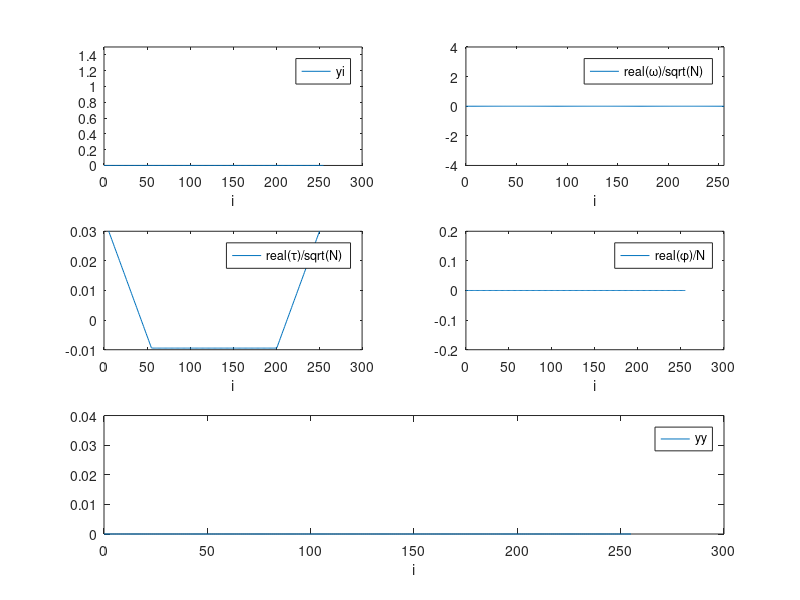

The MATLAB source for this figure:
% W8TRASIS
% Incoherent case, Fourier transformation of a periodic
% structure using as transfer function the sinc function


function W8TRASIS;
% Object: Sum of step functions
i = (0:1:255);

b = 2;
qq = 14;
Lamda = 0.0005;
fn = 10;
yi = 0;
for n=0:qq
    yi = yi + (logical(i-(4*(2*n+1)+2)*b)>=0) - (logical(i-(4*(2*n+1)+4)*b)>=0);    
end;


figure(1);
subplot(3,2,1);
plot(i,yi);
axis([0 300 0 1.5]);
xlabel('i');
legend('yi');

% FT of the Object y is c

Omega = fft(yi);
N = length(Omega);

subplot(3,2,2);
plot(i,real(Omega)/sqrt(N));
axis([0 255 -4 4]);
xlabel('i');
legend('real(\omega)/sqrt(N)');

% Ft of spread function is transfer function Tau
% f#=f/2a=fn

Si = 4*(sin((pi*i)/(fn*Lamda*255))./((pi*i)/(fn*Lamda*255))).^2;
Si(1)=0; % error correction, division by zero at first element
Tau = fft(Si);
N = length(Tau);

subplot(3,2,3);
plot(i,real(Tau)/sqrt(N));
axis([0 300 -0.01 0.03]);
xlabel('i');
legend('real(\tau)/sqrt(N)');

% Product of FT of object and FT of spread function(transfer function) is Phi
Phi = (Tau.*Omega);

subplot(3,2,4);
plot(i,real(Phi)/N);
axis([0 300 -0.2 0.2]);
xlabel('i');
legend('real(\phi)/N');

% Image
% FT (inverse) of the Product of FT of object and FT of transfer function
yy= ifft(Phi/sqrt(N));
N2 = length(Phi);

subplot(3,1,3);
plot(i,yy);
axis([0 300 0 0.04]);
xlabel('i');
legend('yy');
